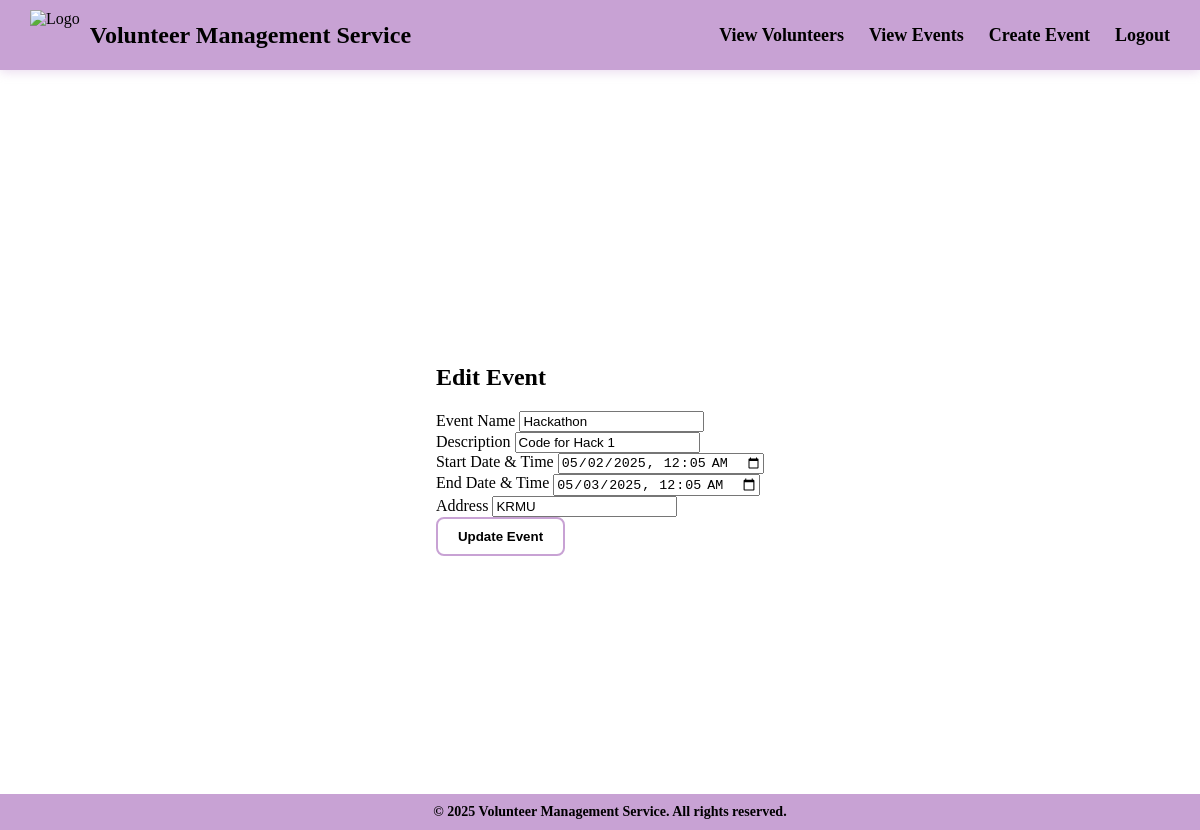
The page /admin/edit_event/KRMU_EVENT_274328 (signed in) on the database its author committed.
### tables this page shows
CREATE TABLE events (
        event_id TEXT PRIMARY KEY,
        event_name TEXT NOT NULL,
        description TEXT NOT NULL,
        start_datetime TEXT NOT NULL,
        end_datetime TEXT NOT NULL,
        address TEXT NOT NULL
    );

### admin.py (the view, shortened to what this page needs)
@admin_blueprint.route('/admin/edit_event/<event_id>', methods=['GET', 'POST'])
def edit_event(event_id):
    if 'admin_id' not in session:
        return redirect('/admin_signin')
    event = get_event_by_id(event_id)
    if not event:
        return "Event not found", 404
    return render_template('edit_event.html', event=event)

### vms_sql.py (called while the page is built)
def get_db_connection():
    conn = sqlite3.connect('vms.db')  # Path to your SQLite DB
    conn.row_factory = sqlite3.Row  # Allows accessing columns by name
    return conn

def get_event_by_id(event_id):
    conn = get_db_connection()
    cursor = conn.cursor()
    cursor.execute('SELECT * FROM events WHERE event_id = ?', (event_id,))
    event = cursor.fetchone()
    conn.close()
    return event

### templates/edit_event.html
{% extends 'admin_dashboard_base.html' %}
{% block content %}
<div class="form-wrapper">
    <h2>Edit Event</h2>
    <form method="POST">
        <div class="form-group">
            <label>Event Name</label>
            <input type="text" name="event_name" value="{{ event.event_name }}" required>
        </div>
        <div class="form-group">
            <label>Description</label>
            <input type="text" name="description" value="{{ event.description }}" required>
        </div>
        <div class="form-group">
            <label>Start Date & Time</label>
            <input type="datetime-local" name="start_datetime" value="{{ event.start_datetime|replace(' ', 'T') }}" required>
        </div>
        <div class="form-group">
            <label>End Date & Time</label>
            <input type="datetime-local" name="end_datetime" value="{{ event.end_datetime|replace(' ', 'T') }}" required>
        </div>
        <div class="form-group">
            <label>Address</label>
            <input type="text" name="address" value="{{ event.address }}" required>
        </div>
        <button type="submit">Update Event</button>
    </form>
</div>
{% endblock %}

### static/admin_dashboard_styles.css (style rules this page uses)
button { background-color: white; color: black; border: 2px solid #c8a2d4; padding: 10px 20px; border-radius: 8px; font-weight: bold; cursor: pointer; animation: blink 2s infinite; transition: all 0.3s ease; }

### rows shown on the page
events: event_name "Hackathon", description "Code for Hack 1", start_datetime "05/02/2025 00:05", end_datetime "05/03/2025 00:05", address "KRMU"
